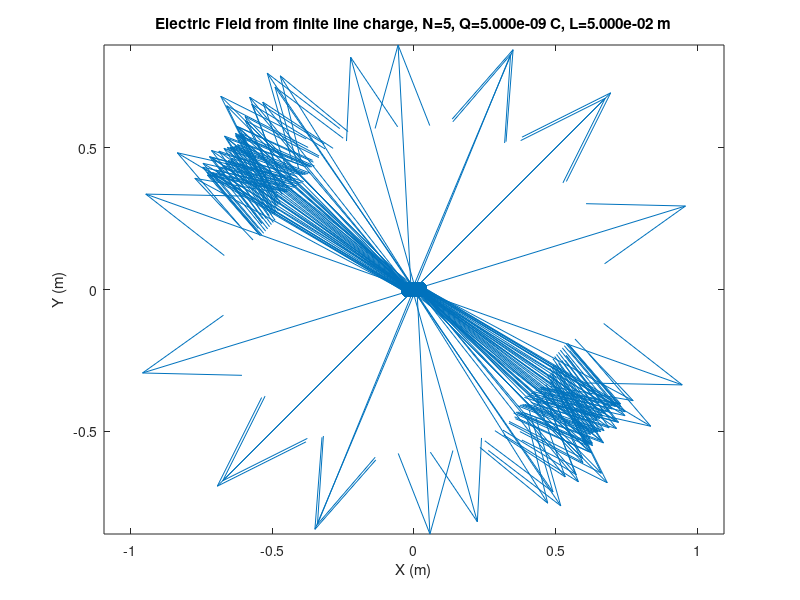

Write the MATLAB code that produced this figure.
clear; close all; clc

N = input('Number of subdivision of the line: ');
L_cm = input('Length of the line in cm: ');
Q_u = input('Total charge in nC:');
L = L_cm * 10^-2
Q = Q_u * 10^-9

eps0 = 8.854e-12;

k = 1 / (4 * pi * eps0);

% Set up bounds
xvalue = linspace(-0.6*L, 0.6*L, 10);
yvalue = linspace(-0.2*L, 0.2*L, 10);

[X, Y] = meshgrid(xvalue, yvalue);

dQ = Q / N

line_endpoint = linspace(-L/2, L/2, N);

[rows cols] = size(X);

for i = 1:rows
    for j = 1:cols
        r_x = X(i, j) - line_endpoint;
        r_y = Y(i, j) - line_endpoint;

        R = sqrt(r_x.^2 + r_y.^2);

        dEx = k * dQ * (r_x ./ R.^3);
        dEy = k * dQ * (r_y ./ R.^3);

        Ex(i , j) = sum(dEx);
        Ey(i, j) = sum(dEy);
    end
end
% Diagnostic
E_mag = sqrt(Ex.^2 + Ey.^2);
fprintf('N subdivisions = %d, Q Charge = %.3e C, L = %.3e m\n', N, Q, L);
fprintf('Min E-Field Mag: %.e3 V/m, Max E-Field Mag: %.e3', min(E_mag(:)), max(E_mag(:)));

% Prepare for plot
U = Ex; V = Ey;

Magnitude = sqrt(U.^2 + V.^2);

U = U ./ Magnitude;
V = V ./ Magnitude;
% Scale
E_mag = sqrt(Ex.^2 + Ey.^2);
scale = log10(1 + E_mag);
if max(scale(:)) == 0
    scale = ones(size(scale));
else
    scale = scale / max(scale(:));
end
U = U .* scale;
V = V .* scale;

figure('Name', 'Electric Field from Finite Line Charge');
quiver(X, Y, U, V, 1.1, 'AutoScale', 'off');

axis equal;
xlabel('X (m)');
ylabel('Y (m)');

title(sprintf('Electric Field from finite line charge, N=%d, Q=%.3e C, L=%.3e m', N, Q, L));
hold on;
plot([-L /2, L/2], [0,0], 'r-', 'LineWidth', 3);

scatter(X(:), Y(:), 40, 'yellow', 'filled')